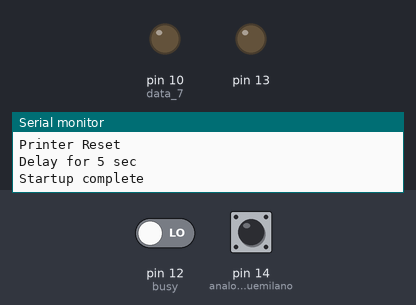
Recording of a sketch running on a simulated Arduino Uno, built with avr-gcc and run on an emulated ATmega328P. Parts: output pins drawn as LEDs (lit = HIGH), the last lines printed to the serial monitor. Inputs (shaded band) come from the test bench; at power-on: pin 14 (analog_pin_0_on_duemilano) HIGH, pin 12 (busy) LOW. Pins used as bus, display or sensor lines are not drawn.

Above: at 7.3 s.
7.4 s: pin 14 (analog_pin_0_on_duemilano) pulled LOW for 3.2 s
At 8.3 s:
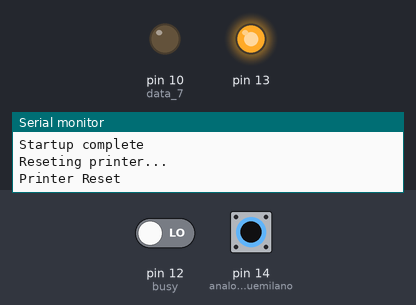
13.6 s: pin 14 (analog_pin_0_on_duemilano) pulled LOW for 0.15 s
At 16.5 s:
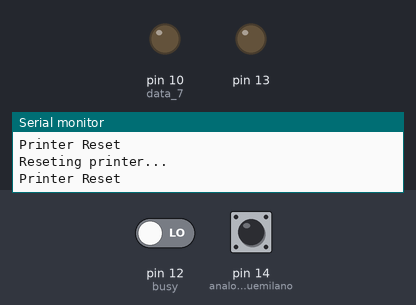
16.7 s: pin 14 (analog_pin_0_on_duemilano) pulled LOW for 1 s
At 17.8 s:
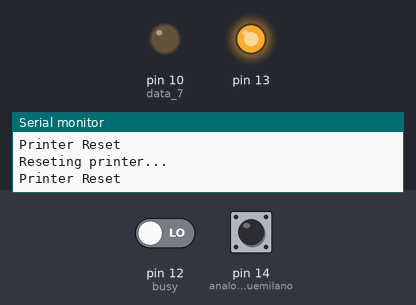
Timing chart, 0 to 20.6 s (numbered marks = the images above; inputs shaded):
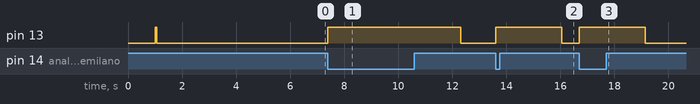

The sketch:

printer2.ino
```cpp
const int startup_charsPerLine = 80;
const int startup_num_lines = 2;
byte startup_message[startup_num_lines][startup_charsPerLine] = {
  "This is the startup message. It prints whenever",
  "the Arduino is reset.",
};

const int charsPerLine = 80;   // this is the max # of chars per line
const int num_lines = 29;
PROGMEM const byte message[num_lines][charsPerLine] = {
"*              * ",
" *            *  ",
"  *          *   ",
"   *        *    ",
"    *      *     ",
"     *    *      ",
"      *  *       ",
"       **        ",
"      *  *       ",
"     *    *      ",
"    *      *     ",
"   *        *    ",
"  *          *   ",
" *            *  ",
"*              * ",
" *            *  ",
"  *          *   ",
"   *        *    ",
"    *      *     ",
"     *    *      ",
"      *  *       ",
"       **        ",
"      *  *       ",
"     *    *      ",
"    *      *     ",
"   *        *    ",
"  *          *   ",
" *            *  ",
"*              * ",
};

// parallel port pin# = arduino pin#
const int nStrobe = 2;
const int data_0 = 3;
const int data_1 = 4;
const int data_2 = 5;
const int data_3 = 6;
const int data_4 = 7;
const int data_5 = 8;
const int data_6 = 9;
const int data_7 = 10;
const int nAck = 11;
const int busy = 12;

const int strobeWait = 2;   // microseconds to strobe for


void setup() {
  Serial.begin(9600);

  pinMode(nStrobe, OUTPUT);      // is active LOW
  digitalWrite(nStrobe, HIGH);   // set HIGH
  pinMode(data_0, OUTPUT);
  pinMode(data_1, OUTPUT);
  pinMode(data_2, OUTPUT);
  pinMode(data_3, OUTPUT);
  pinMode(data_4, OUTPUT);
  pinMode(data_5, OUTPUT);
  pinMode(data_6, OUTPUT);
  pinMode(data_7, OUTPUT);

  pinMode(nAck, INPUT);     // is active LOW
  pinMode(busy, INPUT);

  pinMode(13, OUTPUT);
  pinMode(14, INPUT);   // analog pin 0 on duemilanove and uno
  digitalWrite(14, HIGH); // enable pull-up

  delay(1000);

  resetPrinter();

  printStartupMessage();

  resetPrinter();

  Serial.println("Delay for 5 sec");
  delay(5000);

  Serial.println("Startup complete");
}

void loop() {
while(digitalRead(14) == HIGH) {
   // wait
}

  resetPrinter();

  printMessage();

  resetPrinter();
}

void printByte(byte inByte) {
  while(digitalRead(busy) == HIGH) {
    // wait for busy to go low
  }

  int b0 = bitRead(inByte, 0);
  int b1 = bitRead(inByte, 1);
  int b2 = bitRead(inByte, 2);
  int b3 = bitRead(inByte, 3);
  int b4 = bitRead(inByte, 4);
  int b5 = bitRead(inByte, 5);
  int b6 = bitRead(inByte, 6);
  int b7 = bitRead(inByte, 7);

  digitalWrite(data_0, b0);        // set data bit pins
  digitalWrite(data_1, b1);
  digitalWrite(data_2, b2);
  digitalWrite(data_3, b3);
  digitalWrite(data_4, b4);
  digitalWrite(data_5, b5);
  digitalWrite(data_6, b6);
  digitalWrite(data_7, b7);

  digitalWrite(nStrobe, LOW);       // strobe nStrobe to input data bits
  delayMicroseconds(strobeWait);
  digitalWrite(nStrobe, HIGH);

  while(digitalRead(busy) == HIGH) {
    // wait for busy line to go low
  }
}

void resetPrinter() {
  Serial.println("Reseting printer...");
  printByte(27); // reset printer
  printByte('E');
  Serial.println("Printer Reset");
}

void printMessage() {
  digitalWrite(13, HIGH);
  for(int line = 0; line < num_lines; line++) {
    for(int cursorPosition = 0; cursorPosition < charsPerLine; cursorPosition++) {
      byte character = message[line][cursorPosition];
      printByte(character);
      delay(1);
    }
    printByte(10); // new line
    printByte(13); // carriage return
  }
  digitalWrite(13,LOW);
}

void printStartupMessage() {
  Serial.println("Print start-up mssage");
  digitalWrite(13, HIGH);
  for(int line = 0; line < startup_num_lines; line++) {
    for(int cursorPosition = 0; cursorPosition < startup_charsPerLine; cursorPosition++) {
      byte character = startup_message[line][cursorPosition];
      printByte(character);
      //      delay(1);
    }
    printByte(10); // new line
    printByte(13); // carriage return
    Serial.print("Line ");
    Serial.print(line);
    Serial.println(" printed.");
  }
  Serial.println("Startup message printed");
  digitalWrite(13,LOW);
}
```

Measured:
- after the input at 7.4 s, pin 13: LOW → HIGH at once, → LOW 4.9 s later
- after the input at 13.6 s, pin 13: LOW → HIGH at once, → LOW 2.4 s later
- after the input at 16.7 s, pin 13: LOW → HIGH at once, → LOW 2.4 s later
